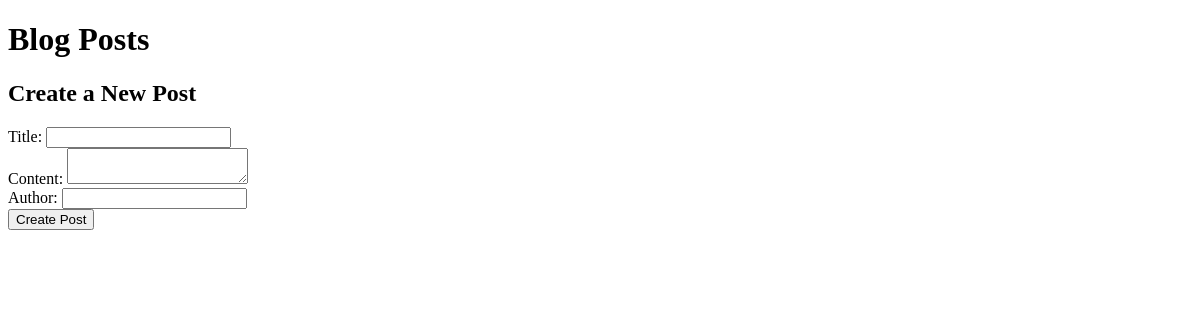
The app's page /posts/, older data.
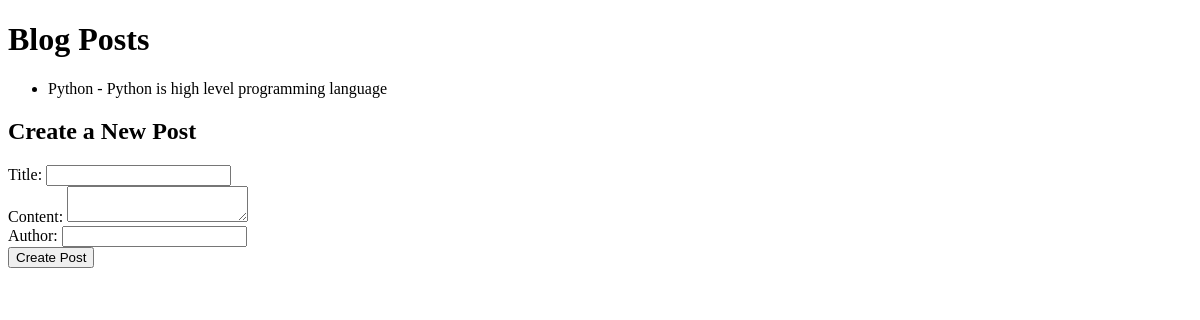
The same page, newer data.
### apps/models.py (models this page shows)
class Post(models.Model):
    title=models.CharField(max_length=200)
    author=models.ForeignKey(User,on_delete=models.CASCADE)
    content=models.TextField()
    created_at=models.DateTimeField(auto_now_add=True)
    updated_at=models.DateTimeField(auto_now=True)

### apps/views.py (the view)
# urls.py: path('posts/',views.PostCreate ,name='postscreate'),
def PostCreate(request):
    if request.method=="GET":
        posts=Post.objects.all()
        serializer=PostSerializer(posts, many=True)
        return render(request, 'post_create.html', {'posts': posts})
    elif request.method=="POST":
        serializer=PostSerializer(data=request.data)
        if serializer.is_valid():
            serializer.save()
            return Response(serializer.data, status=status.HTTP_201_CREATED)
        return Response(serializer.errors,status=status.HTTP_400_BAD_REQUEST)

### apps/templates/post_create.html (shortened to what this page needs)
<!DOCTYPE html>
<html>
<head>
</head>
<body>
    <h1>Blog Posts</h1>
    <ul>
        {% for post in posts %}
            <li>{{ post.title }} - {{ post.content }}</li>
        {% endfor %}
    </ul>
    <h2>Create a New Post</h2>
    <form method="post">
        <label for="title">Title:</label>
        <input type="text" name="title" id="title" required><br>
        <label for="content">Content:</label>
        <textarea name="content" id="content" required></textarea><br>
        <label for="author">Author:</label>
        <input type="text" name="author" id="author" required><br>
        <button type="submit">Create Post</button>
    </form>
</body>
</html>

Row changes from the older to the newer data that the page shows:
added Post: title "Python", content "Python is high level programming language"
